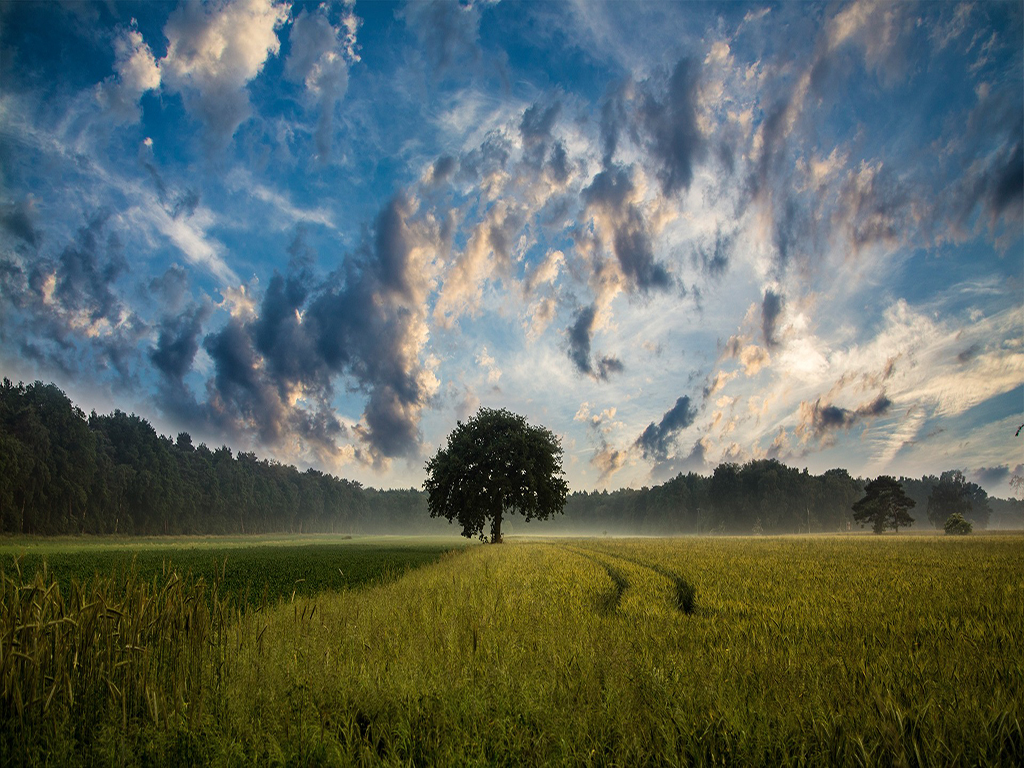
//> input picture compression/image.jpg, 1024 x 768 px
$ ./main   (built with g++ and OpenCV 4)
//> lines starting //> are read from the running program, lines starting //| are printed output that depends on the picture
/**
    Compression & Decompression
    Compress a given image and decompress
    MAPPER->QUANTIZER->ENCODER->INVERSE->DECODER
    Image size -> 842,647 bytes (844 KB)
    Dimension -> 1024 × 768
    Color ->RGB
    Image Src ->http://blog.jimdo.com/wp-content/uploads/2014/01/tree-247122.jpg
    Note: I do not own this image
    Created by Resham Gurung on 20/11/2014.
    Copyright (c) 2014 Rg. All rights reserved.

*/

#include <iostream>
#include <opencv2/core/core.hpp>
#include <opencv2/photo/photo.hpp>
#include <opencv2/highgui/highgui.hpp>
#include <opencv2/imgproc/types_c.h>//"

using namespace cv;
using namespace std;

int main(int argc, const char * argv[])
{
    // inisilize variable
     Mat original;              // original image
     Mat processed;
    char checkForAnyKeyPressed;       //pressed any key to exit the window
    //Read the image from the file
    original = imread("/Users/robingurung/Desktop/k/compression/image.jpg");
//> original is the input picture: 768 rows x 1024 cols, CV_8UC3; mean B, G, R 97.4, 104.1, 93.1
    //Check if the image data is loaded
    if(!original.data)
    {
        printf("Error loading Image from the File. Re-check the url......");
        return (-1);
    }
    else
        printf("Image loaded.");

    //Create window for Display
    namedWindow(" Display Window", CV_WINDOW_AUTOSIZE);
    //Draw image in the window with imshow
    imshow(" Display Window",original);

        checkForAnyKeyPressed = cvWaitKey(0);
//> the space key is pressed


    /**
     color to grey  by cvtColor(input image, processed image, cv function to convert rgb to grey)
     */

    cvtColor(original, processed, CV_RGB2GRAY);
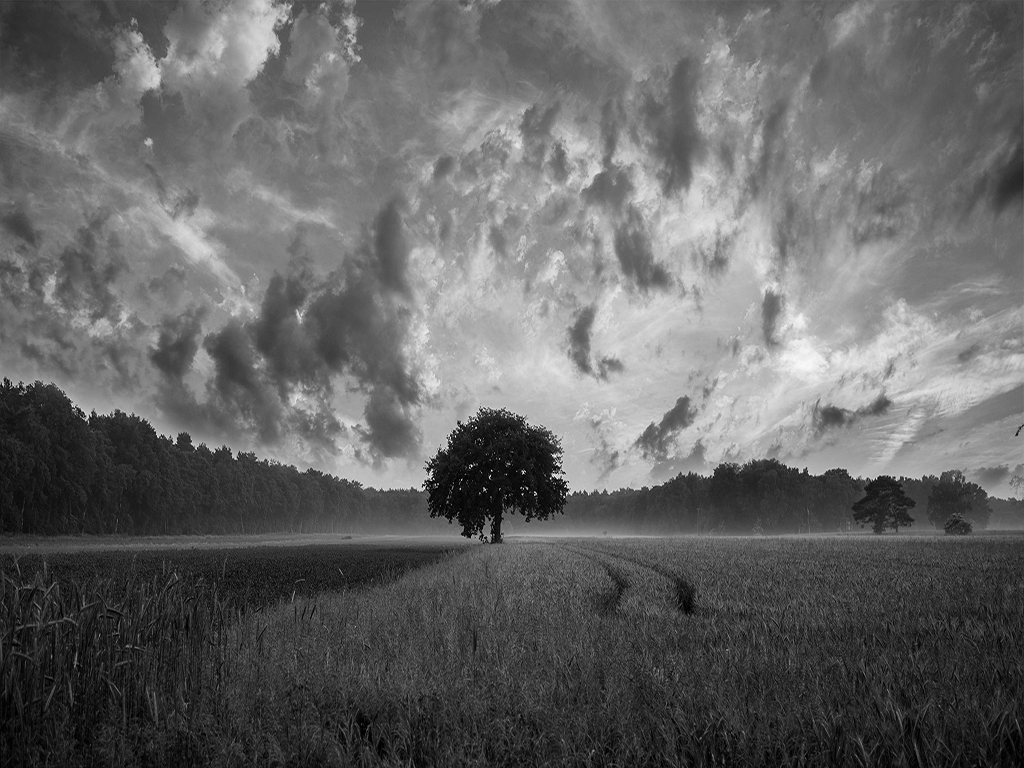
//> processed: 768 rows x 1024 cols, CV_8UC1; min 0, max 255, mean 100.8
    //Create window for Display
    namedWindow(" Display Window", CV_WINDOW_AUTOSIZE);
    //Draw image in the window with imshow
    imshow(" Display Window",processed);
    //grey scale image "processed"
    checkForAnyKeyPressed = cvWaitKey(0);
//> the space key is pressed

    /**
     FFT/DCT/PCA transform the image    ********[MAPPER]********
     */
    //FFT is implemented to show avaiable data redundency
    Mat padded;
    //expand the image into optimal size
    int m = getOptimalDFTSize(processed.rows);
//> m = 768
    int n = getOptimalDFTSize(processed.cols);
//> n = 1024
    //On the border add zero values

    copyMakeBorder(processed, padded, 0, m - processed.rows, 0, n - processed.cols, BORDER_CONSTANT, Scalar::all(0));

    //The frequency domains range is much larger than its spatial counterpart. Therefore, we will store these in a float format.

    //Mat planes[] = {Mat_<float>(padded), Mat::zeros(padded.size(), CV_32F)};
    Mat planes[] = {Mat_<float>(padded), Mat::zeros(padded.size(), CV_32F)};
//> planes[1]: 768 rows x 1024 cols, CV_32FC1; every value is 0
    Mat complexImg;
    merge(planes,2, complexImg); // Add to the expanded another plane with zeros

    //DFT transform

    dft(complexImg, complexImg);   //ComplexImage fits in the source matrix

    //Transform the real and complex value to magnitude
    // compute the magnitude and switch to logarithmic scale
    // => log(1 + sqrt(Re(DFT(I))^2 + Im(DFT(I))^2))

    split(complexImg, planes);
    magnitude(planes[0], planes[1], planes[0]);
    Mat magImg = planes[0];

    // switch to logarithmic scale
    magImg +=Scalar::all(1);
    log(magImg, magImg);

     // crop the spectrum, if it has an odd number of rows or columns
    magImg = magImg(Rect(0,0,magImg.cols & -2, magImg.rows & -2));

    // rearrange the quadrants of Fourier image  so that the origin is at the image center
    int cx = magImg.cols/2;
//> cx = 512
    int cy = magImg.rows/2;
//> cy = 384

    Mat a0(  magImg , Rect(0,0,cx,cy));     // Top-Left
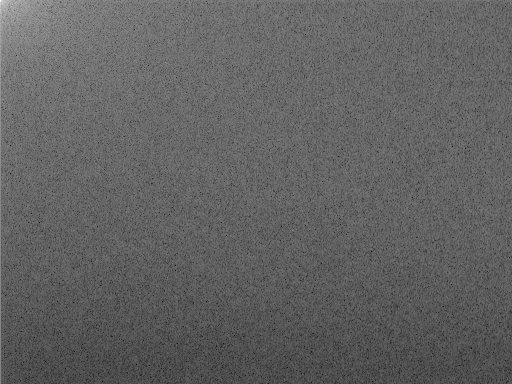
//> a0: 384 rows x 512 cols, CV_32FC1; min 2.43, max 18.19, mean 8.51; drawn with min black and max white
    Mat a1(  magImg , Rect(cx,0,cx,cy));    // Top-Right
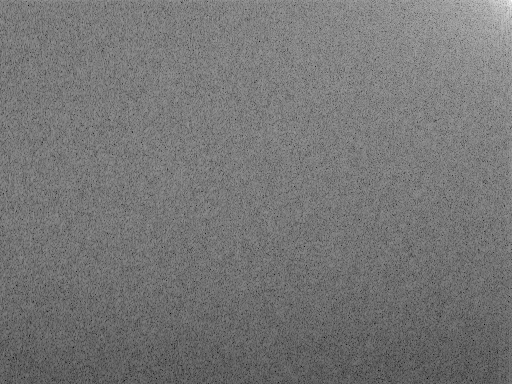
//> a1: 384 rows x 512 cols, CV_32FC1; min 2.2, max 15.93, mean 8.57; drawn with min black and max white
    Mat a2(  magImg , Rect(0,cy,cx,cy));    // Bottom-Left
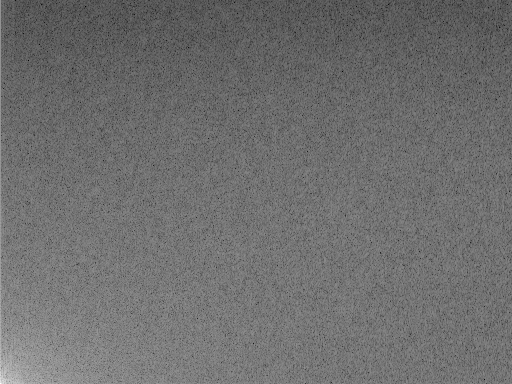
//> a2: 384 rows x 512 cols, CV_32FC1; min 2.2, max 16.85, mean 8.57; drawn with min black and max white
    Mat a3(  magImg , Rect(cx,cy,cx,cy));   // Bottom-Right
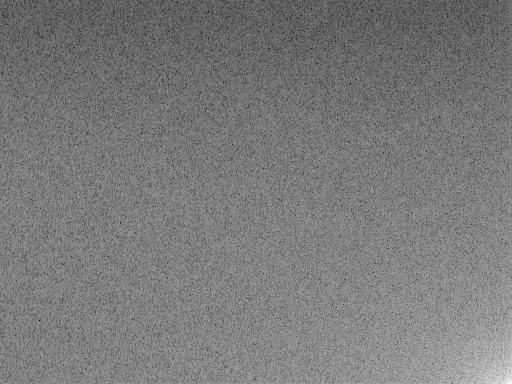
//> a3: 384 rows x 512 cols, CV_32FC1; min 2.43, max 15.06, mean 8.5; drawn with min black and max white

    Mat temp;
       // swap quadrants (Top-Left with Bottom-Right)
    a0.copyTo(temp);
    a3.copyTo(a0);
    temp.copyTo(a3);

    // swap quadrant (Top-Right with Bottom-Left)
    a1.copyTo(temp);
    a2.copyTo(a1);
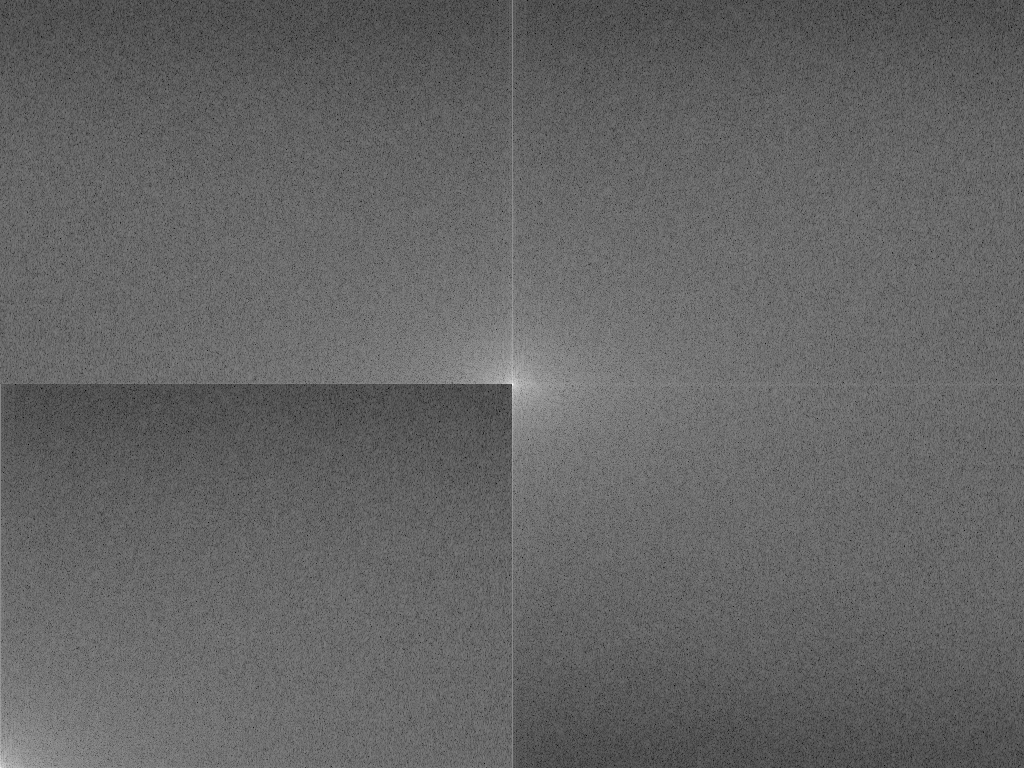
//> magImg: 768 rows x 1024 cols, CV_32FC1; min 2.2, max 18.19, mean 8.53; drawn with min black and max white
    temp.copyTo(a2);
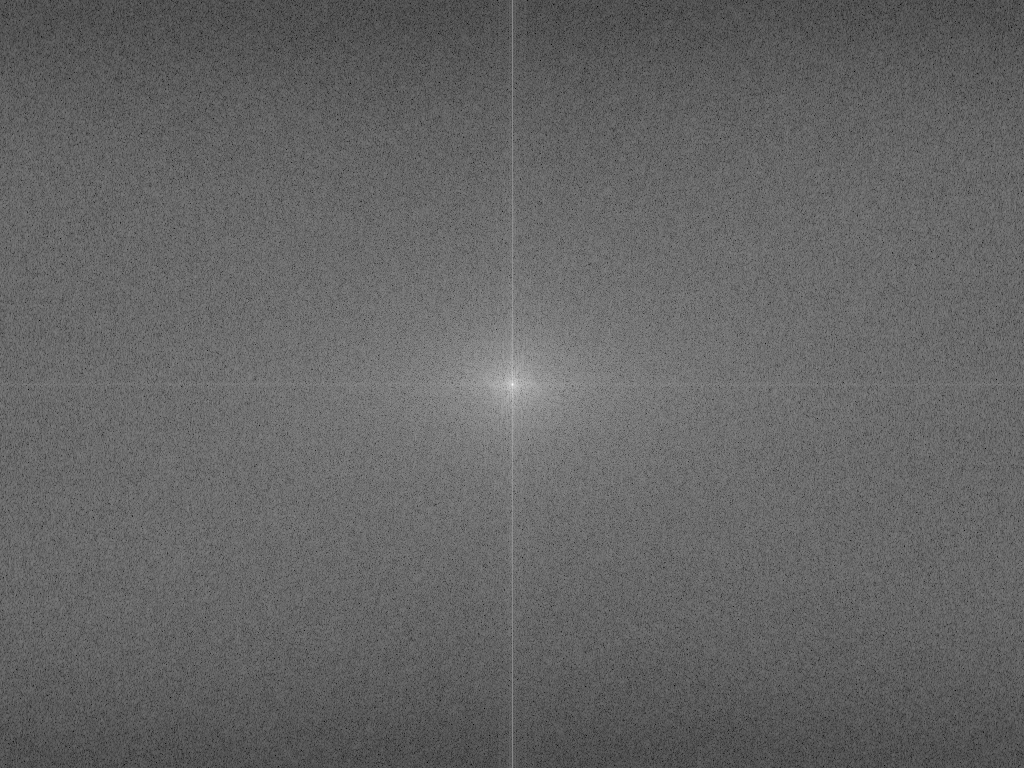
//> magImg: 768 rows x 1024 cols, CV_32FC1; min 2.2, max 18.19, mean 8.54; drawn with min black and max white

    normalize(magImg, magImg, 0 ,1, CV_MINMAX);


   // Show the result
    imshow("Spectrum Magnitude", magImg);
    waitKey();


    /**
     Vector/scalar transform the image    ********[QUANTIZER]********
     */

    /**
     Houghman coding/line coding transform the image    ********[ENCODER]********
     */

    /**
     Decompress    ********[DECODER]********
     */

    /**
     Decompress    ********[INVERSE]********
     */


    //main
    return 0;

}//end main
